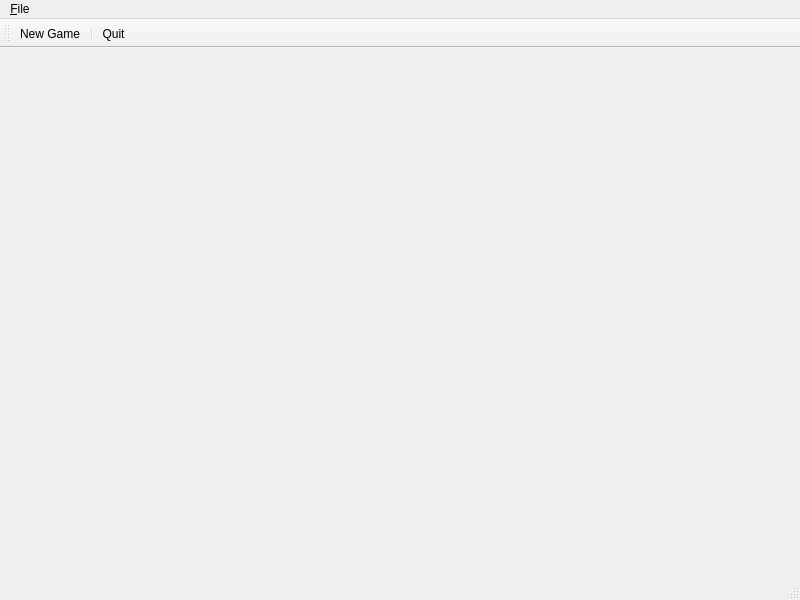
<?xml version="1.0" encoding="UTF-8"?>
<ui version="4.0">
 <class>MainWindow</class>
 <widget class="QMainWindow" name="MainWindow">
  <property name="geometry">
   <rect>
    <x>0</x>
    <y>0</y>
    <width>800</width>
    <height>600</height>
   </rect>
  </property>
  <property name="windowTitle">
   <string>MainWindow</string>
  </property>
  <widget class="QWidget" name="centralwidget">
   <layout class="QVBoxLayout" name="verticalLayout">
    <item>
     <widget class="QLabel" name="player1">
      <property name="text">
       <string/>
      </property>
     </widget>
    </item>
    <item>
     <widget class="TicTacToeWidget" name="gameBoard" native="true"/>
    </item>
    <item>
     <widget class="QLabel" name="player2">
      <property name="text">
       <string/>
      </property>
     </widget>
    </item>
   </layout>
  </widget>
  <widget class="QMenuBar" name="menubar">
   <property name="geometry">
    <rect>
     <x>0</x>
     <y>0</y>
     <width>800</width>
     <height>26</height>
    </rect>
   </property>
   <widget class="QMenu" name="menu_File">
    <property name="title">
     <string>&amp;File</string>
    </property>
    <addaction name="actionNewGame"/>
    <addaction name="separator"/>
    <addaction name="actionQuit"/>
   </widget>
   <addaction name="menu_File"/>
  </widget>
  <widget class="QStatusBar" name="statusbar"/>
  <widget class="QToolBar" name="toolBar">
   <property name="windowTitle">
    <string>toolBar</string>
   </property>
   <attribute name="toolBarArea">
    <enum>TopToolBarArea</enum>
   </attribute>
   <attribute name="toolBarBreak">
    <bool>false</bool>
   </attribute>
   <addaction name="actionNewGame"/>
   <addaction name="separator"/>
   <addaction name="actionQuit"/>
  </widget>
  <action name="actionNewGame">
   <property name="icon">
    <iconset resource="resources.qrc">
     <normaloff>:/MyStyleApp_ex2/bmp-icon2.png</normaloff>:/MyStyleApp_ex2/bmp-icon2.png</iconset>
   </property>
   <property name="text">
    <string>New Game</string>
   </property>
   <property name="toolTip">
    <string>Start new game</string>
   </property>
   <property name="shortcut">
    <string>Ctrl+N</string>
   </property>
  </action>
  <action name="actionQuit">
   <property name="icon">
    <iconset resource="resources.qrc">
     <normaloff>:/MyStyleApp_ex2/bmp-icon2.png</normaloff>:/MyStyleApp_ex2/bmp-icon2.png</iconset>
   </property>
   <property name="text">
    <string>Quit</string>
   </property>
   <property name="toolTip">
    <string>Exit the program</string>
   </property>
   <property name="shortcut">
    <string>Ctrl+Q</string>
   </property>
  </action>
 </widget>
 <customwidgets>
  <customwidget>
   <class>TicTacToeWidget</class>
   <extends>QWidget</extends>
   <header>tictactoewidget.h</header>
   <container>1</container>
  </customwidget>
 </customwidgets>
 <resources>
  <include location="resources.qrc"/>
 </resources>
 <connections/>
</ui>
